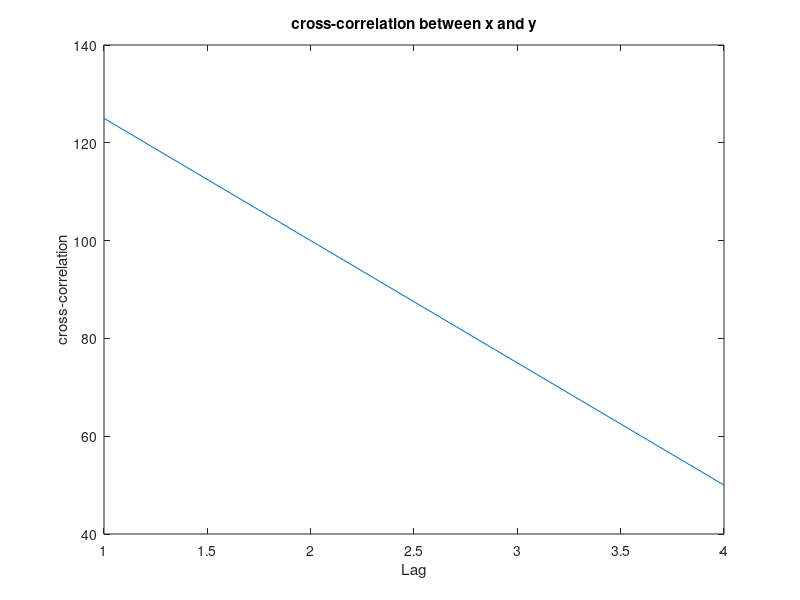

Reproduce this figure in MATLAB.
x=[]
y=[]
lx=input('Enter length of x:')
ly=input('Enter length of y:')
disp('Enter numbers into x:')
for i=1:lx
  a=input('Enter:')
  x=[x a]
endfor
disp('Enter elements into y:')
for i=1:ly
  a=input('Enter:')
  y=[y a]
endfor
z=[]
for k=0:ly-2
  s=0
  for n=1:lx
    if n+k<=lx
      s=s+x(n)*y(n+k)
    endif
  endfor
  z=[z s]
endfor
plot(z)
xlabel('Lag')
ylabel('cross-correlation')
title('cross-correlation between x and y')
